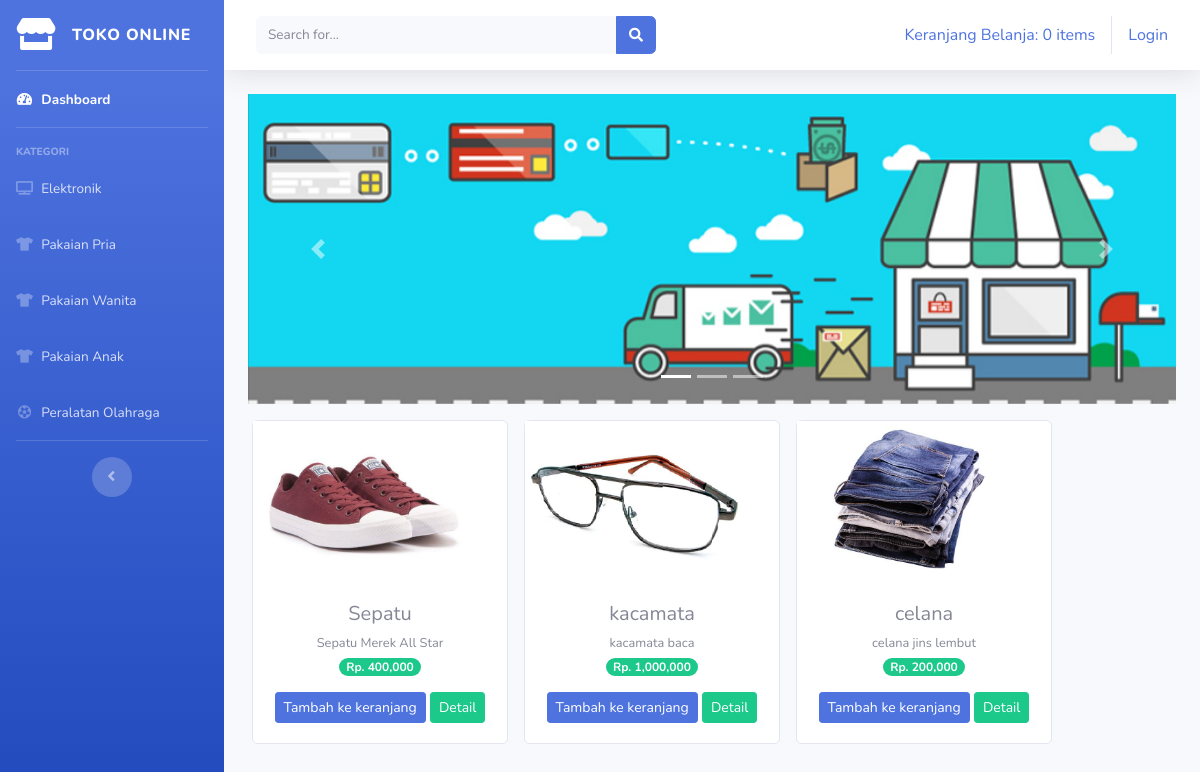
The page /index.php/kategori/pakaian_pria on the database its author committed.
### tables this page shows
CREATE TABLE `tb_barang` (
  `id_brg` int(11) NOT NULL,
  `nama_brg` varchar(120) NOT NULL,
  `keterangan` varchar(225) NOT NULL,
  `kategori` varchar(60) NOT NULL,
  `harga` int(11) NOT NULL,
  `stok` int(4) NOT NULL,
  `gambar` text NOT NULL
);

### application/controllers/kategori.php (called while the page is built, shortened)
<?php
class Kategori extends CI_Controller{
     public function pakaian_pria()
     {
         $data['pakaian_pria'] = $this->model_kategori->data_pakaian_pria()->result();
         $this->load->view('templates/header');
         $this->load->view('templates/sidebar');
         $this->load->view('pakaian_pria', $data);
         $this->load->view('templates/footer');
     }
}

### index.php (called while the page is built, shortened)
<?php
require_once BASEPATH.'core/CodeIgniter.php';

### application/models/model_kategori.php (called while the page is built, shortened)
<?php
class Model_kategori extends CI_Model {
    public function data_pakaian_pria(){
      return  $this->db->get_where("tb_barang", ['kategori' => 'pakaian pria']);
    }
}

### application/views/pakaian_pria.php (the view, shortened to what this page needs)
<div class="container-fluid">
     <div id="crauselExampeleIndicators" class="carousel sled" data-ride="carousel">
         <ol class="carousel-indicators">
             <li data-target="#crauselExampeleIndicators" data-slide-to="0" class="active"></li>
             <li data-target="#crauselExampeleIndicators" data-slide-to="1" ></li>
             <li data-target="#crauselExampeleIndicators" data-slide-to="2" ></li>
         </ol>
         <div class="carousel-inner">
           <div class="carousel-item active">
              <img src="<?php echo base_url('assets/img/slider1.jpg') ?>" class="d-block w-100" alt="...">
           </div>
         </div>
            <a class="carousel-control-prev" href="#crauselExampeleIndicators" role="button" data-slide="prev">
                <span class="carousel-control-prev-icon" aria-hidden="true"></span>
            </a>
            <a class="carousel-control-next" href="#crauselExampeleIndicators" role="button" data-slide="next">
                <span class="carousel-control-next-icon" aria-hidden="true"></span>
            </a>
     </div>
      <div class="row text-center mt-3" >
      <?php foreach($pakaian_pria as $brg) : ?>
         <div class="card ml-3 mb-3" style="width: 16rem;" >
         <img  style="width: 220px;" src="<?php echo base_url().'/uploads/'.$brg->gambar ?>" >
         <div class="card-body">
             <h5 class="card-title mb-1"><?php echo $brg->nama_brg ?></h5>
             <small><?php echo $brg->keterangan ?></small><br>
             <span class="badge badge-pill badge-success mb-3">Rp. <?php echo number_format($brg->harga);  ?>
            </span>
            <?php echo anchor('dashboard/tambah_ke_keranjang/'.$brg->id_brg, '<div class="btn btn-sm btn-primary">Tambah ke keranjang</div>')?>
            <?php echo anchor('dashboard/detail/'.$brg->id_brg, '<div class="btn btn-sm btn-success">Detail</div>')?>
         </div>
         </div>
      <?php endforeach; ?>
      </div>
</div>

### rows shown on the page
tb_barang: gambar (picture), nama_brg "Sepatu", keterangan "Sepatu Merek All Star", harga "400,000", id_brg "Tambah ke keranjang", id_brg "Detail"
tb_barang: gambar (picture), nama_brg "kacamata", keterangan "kacamata baca", harga "1,000,000", id_brg "Tambah ke keranjang", id_brg "Detail"
tb_barang: gambar (picture), nama_brg "celana", keterangan "celana jins lembut", harga "200,000", id_brg "Tambah ke keranjang", id_brg "Detail"

### other values the page prints
anchor('dashboard/detail_keranjang', $keranjang) "Keranjang Belanja: 0 items"
anchor('auth/login','Login') "Login"
